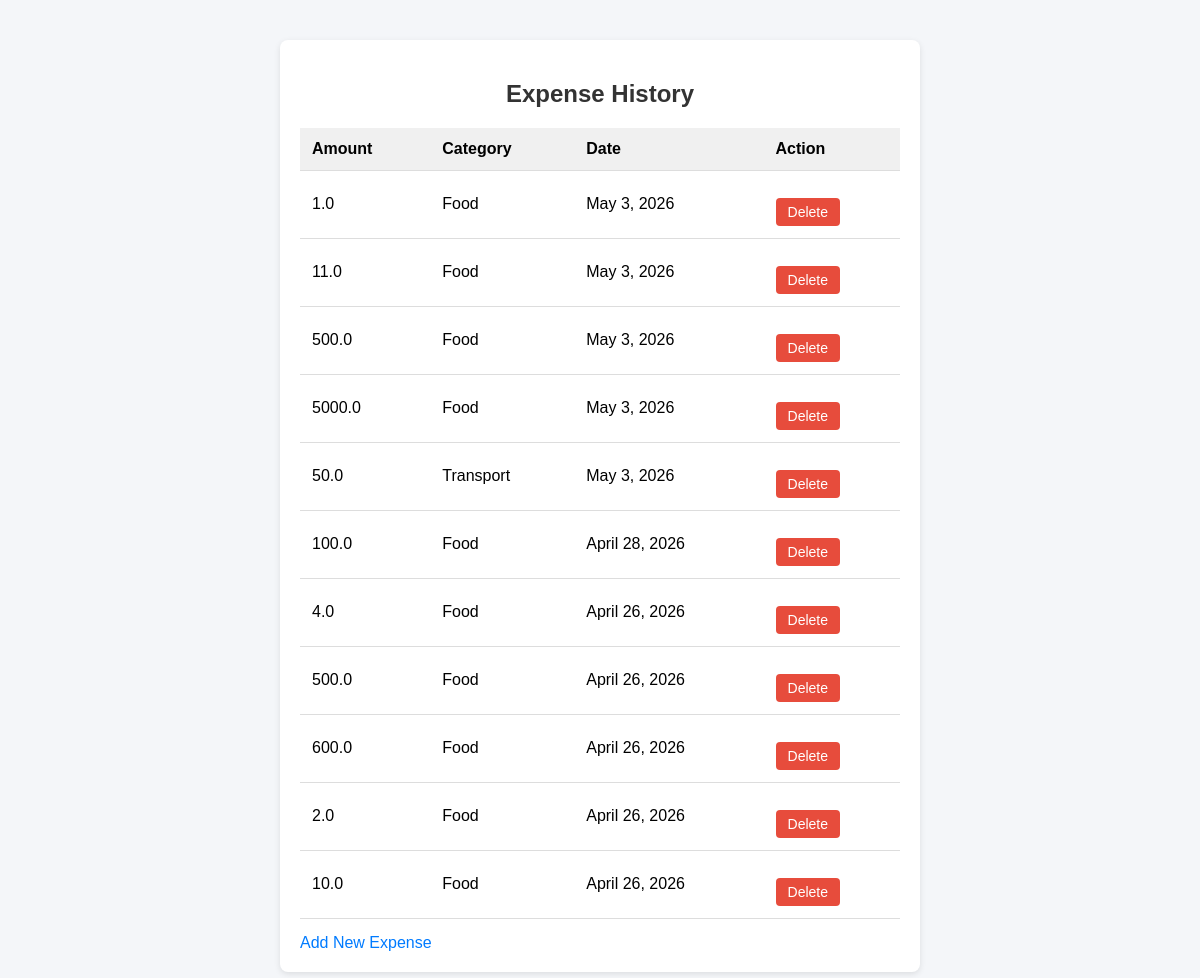
The page /expenses/history/ on the database its author committed.
### expenses/models.py (models this page shows, shortened)
class Log(models.Model):
    amount = models.FloatField()
    date = models.DateField(auto_now_add=True)
    category = models.ForeignKey(Category, on_delete=models.CASCADE)

class Category(models.Model):
    name = models.CharField(max_length=100)

### expenses/views.py (the view)
# urls.py: path('history/', views.history, name='history'),
def history(request):
    logs = Log.objects.all().order_by('-date')  # ✅ newest first
    return render(request, 'expenses/history.html', {'logs': logs})

### expenses/templates/expenses/history.html (shortened to what this page needs)
<!DOCTYPE html>
<html>
<head>
</head>
<body>
<div class="container">
    <h2>Expense History</h2>
    {% if logs %}
    <table>
        <tr>
            <th>Amount</th>
            <th>Category</th>
            <th>Date</th>
            <th>Action</th>
        </tr>
        {% for log in logs %}
        <tr>
            <td>{{ log.amount }}</td>
            <td>{{ log.category.name }}</td>
            <td>{{ log.date }}</td>
            <td><a href="{% url 'delete' log.id %}" class="delete-btn">Delete</a></td>
        </tr>
        {% endfor %}
    </table>
    {% else %}
        <p>No expenses found.</p>
    {% endif %}
    <a href="{% url 'add' %}">Add New Expense</a>
</div>
</body>
</html>

### expenses/templates/expenses/history.html (style rules this page uses)
body { font-family: Arial, sans-serif; background: #f4f6f9; margin: 40px; }
h2 { color: #333; text-align: center; }
.container { background: #fff; padding: 20px; border-radius: 8px; box-shadow: 0 2px 6px rgba(0,0,0,0.1); max-width: 600px; margin: auto; }
table { width: 100%; border-collapse: collapse; margin-top: 15px; }
th, td { padding: 12px; border-bottom: 1px solid #ddd; text-align: left; }
th { background: #f0f0f0; }
.delete-btn { color: #fff; background: #e74c3c; padding: 6px 12px; border-radius: 4px; text-decoration: none; font-size: 14px; }
a { display: inline-block; margin-top: 15px; color: #007BFF; text-decoration: none; }

### rows shown on the page
Log: amount "1.0", category.name "Food", date "May 3, 2026"
Log: amount "11.0", category.name "Food", date "May 3, 2026"
Log: amount "500.0", category.name "Food", date "May 3, 2026"
Log: amount "5000.0", category.name "Food", date "May 3, 2026"
Log: amount "50.0", category.name "Transport", date "May 3, 2026"
Log: amount "100.0", category.name "Food", date "April 28, 2026"
Log: amount "4.0", category.name "Food", date "April 26, 2026"
Log: amount "500.0", category.name "Food", date "April 26, 2026"
Log: amount "600.0", category.name "Food", date "April 26, 2026"
Log: amount "2.0", category.name "Food", date "April 26, 2026"
Log: amount "10.0", category.name "Food", date "April 26, 2026"
